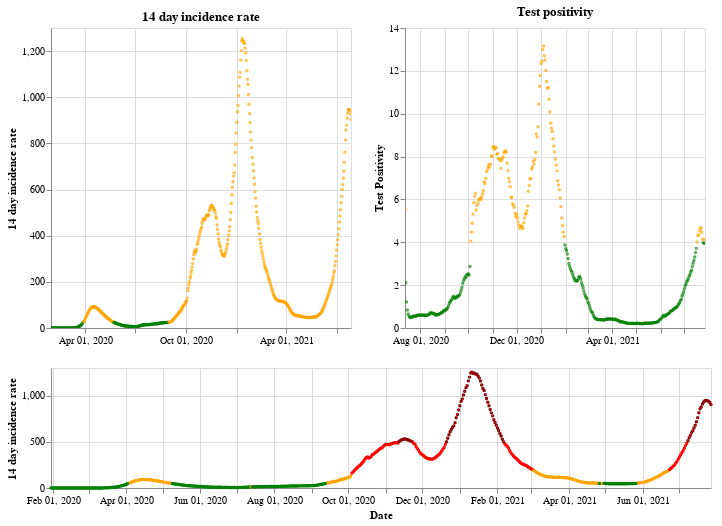

This figure's notebook cell:
### Markdown cell above
## England

### Code cell
plot_traffic_light('England')

### Figure 1 — Vega-Lite specification as saved in the notebook (floating-point values rounded to 4 significant figures; data arrays with more than 128 entries replaced by an {"elided": "..."} marker saying what was removed)
{"config": {"view": {"continuousWidth": 400, "continuousHeight": 300}}, "vconcat": [{"hconcat": [{"mark": {"type": "point", "size": 2}, "encoding": {"color": {"condition": {"value": "green", "test": "(datum.twoWeeklyCasesRate <= 25)"}, "value": "orange"}, "tooltip": [{"type": "nominal", "field": "areaName"}, {"type": "temporal", "field": "date"}, {"type": "quantitative", "field": "twoWeeklyCasesRate"}, {"type": "quantitative", "field": "testPositivity"}], "x": {"type": "temporal", "axis": {"title": ""}, "field": "date", "scale": {"domain": {"selection": "DateBrush"}}, "timeUnit": "yearmonthdate"}, "y": {"type": "quantitative", "axis": {"title": "14 day incidence rate"}, "field": "twoWeeklyCasesRate"}}, "title": "14 day incidence rate", "width": 300}, {"mark": {"type": "point", "size": 2}, "encoding": {"color": {"condition": {"value": "green", "test": "(datum.testPositivity <= 4)"}, "value": "orange"}, "tooltip": [{"type": "nominal", "field": "areaName"}, {"type": "temporal", "field": "date"}, {"type": "quantitative", "field": "twoWeeklyCasesRate"}, {"type": "quantitative", "field": "testPositivity"}], "x": {"type": "temporal", "axis": {"title": ""}, "field": "date", "scale": {"domain": {"selection": "DateBrush"}}, "timeUnit": "yearmonthdate"}, "y": {"type": "quantitative", "axis": {"title": "Test Positivity"}, "field": "testPositivity"}}, "title": "Test positivity", "width": 300}]}, {"layer": [{"mark": {"type": "point", "size": 2}, "encoding": {"color": {"condition": {"value": "orange", "test": "(((datum.testPositivity < 4) && (datum.twoWeeklyCasesRate >= 50)) && (datum.twoWeeklyCasesRate < 200))"}, "value": "red"}, "opacity": {"condition": {"value": 1, "test": "((datum.twoWeeklyCasesRate >= 50) && (datum.twoWeeklyCasesRate < 500))"}, "value": 0}, "tooltip": [{"type": "nominal", "field": "areaName"}, {"type": "temporal", "field": "date"}, {"type": "quantitative", "field": "twoWeeklyCasesRate"}, {"type": "quantitative", "field": "testPositivity"}], "x": {"type": "temporal", "axis": {"title": "Date"}, "field": "date", "timeUnit": "yearmonthdate"}, "y": {"type": "quantitative", "axis": {"title": "14 day incidence rate"}, "field": "twoWeeklyCasesRate"}}, "selection": {"DateBrush": {"type": "interval", "encodings": ["x"], "fields": ["Time"]}}}, {"mark": {"type": "point", "size": 2}, "encoding": {"color": {"value": "darkred"}, "opacity": {"condition": {"value": 1, "test": "(datum.twoWeeklyCasesRate >= 500)"}, "value": 0}, "tooltip": [{"type": "nominal", "field": "areaName"}, {"type": "temporal", "field": "date"}, {"type": "quantitative", "field": "twoWeeklyCasesRate"}, {"type": "quantitative", "field": "testPositivity"}], "x": {"type": "temporal", "axis": {"title": "Date"}, "field": "date", "timeUnit": "yearmonthdate"}, "y": {"type": "quantitative", "axis": {"title": "14 day incidence rate"}, "field": "twoWeeklyCasesRate"}}}, {"mark": {"type": "point", "size": 2}, "encoding": {"color": {"condition": {"value": "green", "test": "((datum.testPositivity < 4) && (datum.twoWeeklyCasesRate < 50))"}, "value": "orange"}, "opacity": {"condition": {"value": 1, "test": "(datum.twoWeeklyCasesRate < 50)"}, "value": 0}, "tooltip": [{"type": "nominal", "field": "areaName"}, {"type": "temporal", "field": "date"}, {"type": "quantitative", "field": "twoWeeklyCasesRate"}, {"type": "quantitative", "field": "testPositivity"}], "x": {"type": "temporal", "axis": {"title": "Date"}, "field": "date", "timeUnit": "yearmonthdate"}, "y": {"type": "quantitative", "axis": {"title": "14 day incidence rate"}, "field": "twoWeeklyCasesRate"}}}], "height": 120, "width": 660}], "data": {"name": "data-4a254a5d0d941e9501a78703e0fae723"}, "$schema": "https://vega.github.io/schema/vega-lite/v4.8.1.json", "datasets": {"data-4a254a5d0d941e9501a78703e0fae723": {"elided": "545 records"}}}
